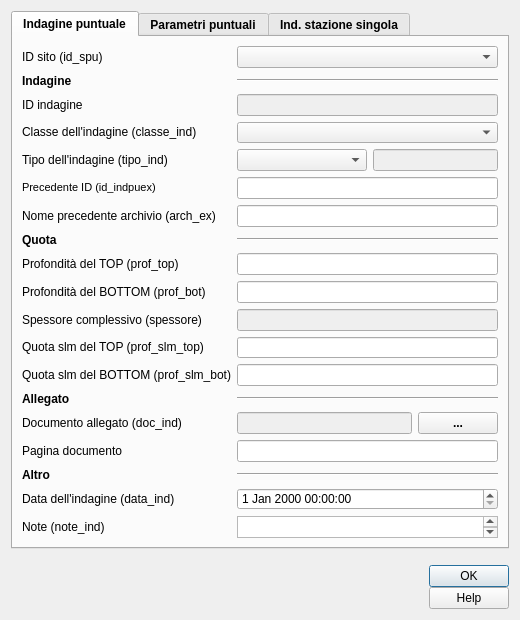
<?xml version="1.0" encoding="UTF-8"?>
<ui version="4.0">
 <class>indagini_puntuali</class>
 <widget class="QDialog" name="indagini_puntuali">
  <property name="geometry">
   <rect>
    <x>0</x>
    <y>0</y>
    <width>520</width>
    <height>620</height>
   </rect>
  </property>
  <property name="sizePolicy">
   <sizepolicy hsizetype="Fixed" vsizetype="Fixed">
    <horstretch>0</horstretch>
    <verstretch>0</verstretch>
   </sizepolicy>
  </property>
  <property name="minimumSize">
   <size>
    <width>520</width>
    <height>620</height>
   </size>
  </property>
  <property name="maximumSize">
   <size>
    <width>1500</width>
    <height>1500</height>
   </size>
  </property>
  <property name="windowTitle">
   <string>Indagini puntuali</string>
  </property>
  <property name="modal">
   <bool>true</bool>
  </property>
  <layout class="QGridLayout" name="gridLayout">
   <item row="0" column="0">
    <widget class="QTabWidget" name="tabWidget">
     <property name="sizePolicy">
      <sizepolicy hsizetype="Expanding" vsizetype="Expanding">
       <horstretch>0</horstretch>
       <verstretch>0</verstretch>
      </sizepolicy>
     </property>
     <property name="minimumSize">
      <size>
       <width>0</width>
       <height>0</height>
      </size>
     </property>
     <property name="maximumSize">
      <size>
       <width>1450</width>
       <height>1450</height>
      </size>
     </property>
     <property name="font">
      <font>
       <weight>75</weight>
       <bold>true</bold>
      </font>
     </property>
     <property name="currentIndex">
      <number>0</number>
     </property>
     <widget class="QWidget" name="tab">
      <attribute name="title">
       <string>Indagine puntuale</string>
      </attribute>
      <layout class="QGridLayout" name="gridLayout_3">
       <item row="16" column="1">
        <widget class="QLineEdit" name="prof_top">
         <property name="toolTip">
          <string/>
         </property>
        </widget>
       </item>
       <item row="13" column="0">
        <widget class="QLabel" name="label_13">
         <property name="sizePolicy">
          <sizepolicy hsizetype="Minimum" vsizetype="Preferred">
           <horstretch>0</horstretch>
           <verstretch>0</verstretch>
          </sizepolicy>
         </property>
         <property name="minimumSize">
          <size>
           <width>45</width>
           <height>0</height>
          </size>
         </property>
         <property name="font">
          <font>
           <weight>50</weight>
           <bold>false</bold>
          </font>
         </property>
         <property name="text">
          <string>&lt;html&gt;&lt;head/&gt;&lt;body&gt;&lt;p&gt;Nome precedente archivio (arch_ex)&lt;/p&gt;&lt;/body&gt;&lt;/html&gt;</string>
         </property>
        </widget>
       </item>
       <item row="22" column="0">
        <widget class="QLabel" name="label_16">
         <property name="sizePolicy">
          <sizepolicy hsizetype="Minimum" vsizetype="Preferred">
           <horstretch>0</horstretch>
           <verstretch>0</verstretch>
          </sizepolicy>
         </property>
         <property name="minimumSize">
          <size>
           <width>45</width>
           <height>0</height>
          </size>
         </property>
         <property name="font">
          <font>
           <weight>50</weight>
           <bold>false</bold>
          </font>
         </property>
         <property name="text">
          <string>&lt;html&gt;&lt;head/&gt;&lt;body&gt;&lt;p&gt;Quota slm del TOP (prof_slm_top)&lt;/p&gt;&lt;/body&gt;&lt;/html&gt;</string>
         </property>
        </widget>
       </item>
       <item row="20" column="0">
        <widget class="QLabel" name="label_2">
         <property name="font">
          <font>
           <weight>50</weight>
           <bold>false</bold>
          </font>
         </property>
         <property name="text">
          <string>&lt;html&gt;&lt;head/&gt;&lt;body&gt;&lt;p&gt;Spessore complessivo (spessore)&lt;/p&gt;&lt;/body&gt;&lt;/html&gt;</string>
         </property>
        </widget>
       </item>
       <item row="7" column="0">
        <widget class="QLabel" name="label_5">
         <property name="sizePolicy">
          <sizepolicy hsizetype="Minimum" vsizetype="Preferred">
           <horstretch>0</horstretch>
           <verstretch>0</verstretch>
          </sizepolicy>
         </property>
         <property name="minimumSize">
          <size>
           <width>45</width>
           <height>0</height>
          </size>
         </property>
         <property name="font">
          <font>
           <weight>50</weight>
           <bold>false</bold>
          </font>
         </property>
         <property name="text">
          <string>&lt;html&gt;&lt;head/&gt;&lt;body&gt;&lt;p&gt;Classe dell'indagine (classe_ind)&lt;/body&gt;&lt;/html&gt;</string>
         </property>
        </widget>
       </item>
       <item row="30" column="0">
        <widget class="QLabel" name="label_18">
         <property name="sizePolicy">
          <sizepolicy hsizetype="Minimum" vsizetype="Preferred">
           <horstretch>0</horstretch>
           <verstretch>0</verstretch>
          </sizepolicy>
         </property>
         <property name="minimumSize">
          <size>
           <width>45</width>
           <height>0</height>
          </size>
         </property>
         <property name="font">
          <font>
           <weight>50</weight>
           <bold>false</bold>
          </font>
         </property>
         <property name="text">
          <string>&lt;html&gt;&lt;head/&gt;&lt;body&gt;&lt;p&gt;Pagina documento&lt;/p&gt;&lt;/body&gt;&lt;/html&gt;</string>
         </property>
        </widget>
       </item>
       <item row="11" column="1">
        <widget class="QLineEdit" name="id_indpuex">
         <property name="toolTip">
          <string/>
         </property>
        </widget>
       </item>
       <item row="7" column="1">
        <widget class="QComboBox" name="classe_ind">
         <property name="sizePolicy">
          <sizepolicy hsizetype="Expanding" vsizetype="Fixed">
           <horstretch>0</horstretch>
           <verstretch>0</verstretch>
          </sizepolicy>
         </property>
         <property name="toolTip">
          <string/>
         </property>
        </widget>
       </item>
       <item row="9" column="1">
        <layout class="QHBoxLayout" name="horizontalLayout_2">
         <item>
          <widget class="QComboBox" name="tipo_ind_box">
           <property name="sizePolicy">
            <sizepolicy hsizetype="Expanding" vsizetype="Fixed">
             <horstretch>0</horstretch>
             <verstretch>0</verstretch>
            </sizepolicy>
           </property>
           <property name="toolTip">
            <string/>
           </property>
          </widget>
         </item>
         <item>
          <widget class="QLineEdit" name="tipo_ind">
           <property name="enabled">
            <bool>false</bool>
           </property>
           <property name="sizePolicy">
            <sizepolicy hsizetype="Minimum" vsizetype="Fixed">
             <horstretch>0</horstretch>
             <verstretch>0</verstretch>
            </sizepolicy>
           </property>
           <property name="minimumSize">
            <size>
             <width>50</width>
             <height>20</height>
            </size>
           </property>
           <property name="palette">
            <palette>
             <active>
              <colorrole role="Text">
               <brush brushstyle="SolidPattern">
                <color alpha="255">
                 <red>113</red>
                 <green>113</green>
                 <blue>113</blue>
                </color>
               </brush>
              </colorrole>
             </active>
             <inactive>
              <colorrole role="Text">
               <brush brushstyle="SolidPattern">
                <color alpha="255">
                 <red>113</red>
                 <green>113</green>
                 <blue>113</blue>
                </color>
               </brush>
              </colorrole>
             </inactive>
             <disabled>
              <colorrole role="Text">
               <brush brushstyle="SolidPattern">
                <color alpha="255">
                 <red>120</red>
                 <green>120</green>
                 <blue>120</blue>
                </color>
               </brush>
              </colorrole>
             </disabled>
            </palette>
           </property>
          </widget>
         </item>
        </layout>
       </item>
       <item row="9" column="0">
        <widget class="QLabel" name="label_9">
         <property name="sizePolicy">
          <sizepolicy hsizetype="Minimum" vsizetype="Preferred">
           <horstretch>0</horstretch>
           <verstretch>0</verstretch>
          </sizepolicy>
         </property>
         <property name="minimumSize">
          <size>
           <width>45</width>
           <height>0</height>
          </size>
         </property>
         <property name="font">
          <font>
           <weight>50</weight>
           <bold>false</bold>
          </font>
         </property>
         <property name="text">
          <string>&lt;html&gt;&lt;head/&gt;&lt;body&gt;Tipo dell'indagine (tipo_ind)&lt;/body&gt;&lt;/html&gt;</string>
         </property>
        </widget>
       </item>
       <item row="25" column="1">
        <spacer name="verticalSpacer_3">
         <property name="orientation">
          <enum>Qt::Vertical</enum>
         </property>
         <property name="sizeHint" stdset="0">
          <size>
           <width>20</width>
           <height>40</height>
          </size>
         </property>
        </spacer>
       </item>
       <item row="20" column="1">
        <widget class="QLineEdit" name="spessore">
         <property name="enabled">
          <bool>false</bool>
         </property>
         <property name="toolTip">
          <string/>
         </property>
        </widget>
       </item>
       <item row="23" column="1">
        <spacer name="verticalSpacer_4">
         <property name="orientation">
          <enum>Qt::Vertical</enum>
         </property>
         <property name="sizeHint" stdset="0">
          <size>
           <width>20</width>
           <height>40</height>
          </size>
         </property>
        </spacer>
       </item>
       <item row="28" column="0">
        <widget class="QLabel" name="label_19">
         <property name="sizePolicy">
          <sizepolicy hsizetype="Minimum" vsizetype="Preferred">
           <horstretch>0</horstretch>
           <verstretch>0</verstretch>
          </sizepolicy>
         </property>
         <property name="minimumSize">
          <size>
           <width>45</width>
           <height>0</height>
          </size>
         </property>
         <property name="font">
          <font>
           <weight>50</weight>
           <bold>false</bold>
          </font>
         </property>
         <property name="text">
          <string>&lt;html&gt;&lt;head/&gt;&lt;body&gt;&lt;p&gt;Documento allegato (doc_ind)&lt;/p&gt;&lt;/body&gt;&lt;/html&gt;</string>
         </property>
        </widget>
       </item>
       <item row="24" column="0">
        <widget class="QLabel" name="label_17">
         <property name="sizePolicy">
          <sizepolicy hsizetype="Minimum" vsizetype="Preferred">
           <horstretch>0</horstretch>
           <verstretch>0</verstretch>
          </sizepolicy>
         </property>
         <property name="minimumSize">
          <size>
           <width>45</width>
           <height>0</height>
          </size>
         </property>
         <property name="font">
          <font>
           <weight>50</weight>
           <bold>false</bold>
          </font>
         </property>
         <property name="text">
          <string>&lt;html&gt;&lt;head/&gt;&lt;body&gt;&lt;p&gt;Quota slm del BOTTOM (prof_slm_bot)&lt;/p&gt;&lt;/body&gt;&lt;/html&gt;</string>
         </property>
        </widget>
       </item>
       <item row="6" column="1">
        <spacer name="verticalSpacer_11">
         <property name="orientation">
          <enum>Qt::Vertical</enum>
         </property>
         <property name="sizeHint" stdset="0">
          <size>
           <width>20</width>
           <height>40</height>
          </size>
         </property>
        </spacer>
       </item>
       <item row="34" column="1">
        <widget class="QDateTimeEdit" name="data_ind">
         <property name="font">
          <font>
           <weight>50</weight>
           <bold>false</bold>
          </font>
         </property>
         <property name="toolTip">
          <string/>
         </property>
        </widget>
       </item>
       <item row="18" column="1">
        <widget class="QLineEdit" name="prof_bot">
         <property name="toolTip">
          <string/>
         </property>
        </widget>
       </item>
       <item row="34" column="0">
        <widget class="QLabel" name="label_6">
         <property name="font">
          <font>
           <weight>50</weight>
           <bold>false</bold>
          </font>
         </property>
         <property name="text">
          <string>&lt;html&gt;&lt;head/&gt;&lt;body&gt;&lt;p&gt;Data dell'indagine (data_ind)&lt;/p&gt;&lt;/body&gt;&lt;/html&gt;</string>
         </property>
        </widget>
       </item>
       <item row="19" column="1">
        <spacer name="verticalSpacer_5">
         <property name="orientation">
          <enum>Qt::Vertical</enum>
         </property>
         <property name="sizeHint" stdset="0">
          <size>
           <width>20</width>
           <height>40</height>
          </size>
         </property>
        </spacer>
       </item>
       <item row="30" column="1">
        <widget class="QLineEdit" name="doc_pag">
         <property name="toolTip">
          <string/>
         </property>
        </widget>
       </item>
       <item row="24" column="1">
        <widget class="QLineEdit" name="quota_slm_bot">
         <property name="toolTip">
          <string/>
         </property>
        </widget>
       </item>
       <item row="35" column="1">
        <spacer name="verticalSpacer">
         <property name="orientation">
          <enum>Qt::Vertical</enum>
         </property>
         <property name="sizeHint" stdset="0">
          <size>
           <width>20</width>
           <height>40</height>
          </size>
         </property>
        </spacer>
       </item>
       <item row="13" column="1">
        <widget class="QLineEdit" name="arch_ex">
         <property name="toolTip">
          <string/>
         </property>
        </widget>
       </item>
       <item row="8" column="1">
        <spacer name="verticalSpacer_10">
         <property name="orientation">
          <enum>Qt::Vertical</enum>
         </property>
         <property name="sizeHint" stdset="0">
          <size>
           <width>20</width>
           <height>40</height>
          </size>
         </property>
        </spacer>
       </item>
       <item row="36" column="1">
        <widget class="QTextEdit" name="note_ind">
         <property name="font">
          <font>
           <weight>50</weight>
           <bold>false</bold>
          </font>
         </property>
         <property name="toolTip">
          <string/>
         </property>
        </widget>
       </item>
       <item row="11" column="0">
        <widget class="QLabel" name="label_12">
         <property name="sizePolicy">
          <sizepolicy hsizetype="Minimum" vsizetype="Preferred">
           <horstretch>0</horstretch>
           <verstretch>0</verstretch>
          </sizepolicy>
         </property>
         <property name="minimumSize">
          <size>
           <width>45</width>
           <height>0</height>
          </size>
         </property>
         <property name="font">
          <font>
           <weight>50</weight>
           <bold>false</bold>
          </font>
         </property>
         <property name="text">
          <string>&lt;!DOCTYPE HTML PUBLIC &quot;-//W3C//DTD HTML 4.0//EN&quot; &quot;http://www.w3.org/TR/REC-html40/strict.dtd&quot;&gt;
&lt;html&gt;&lt;head&gt;&lt;meta name=&quot;qrichtext&quot; content=&quot;1&quot; /&gt;&lt;style type=&quot;text/css&quot;&gt;
p, li { white-space: pre-wrap; }
&lt;/style&gt;&lt;/head&gt;&lt;body style=&quot; font-family:'MS Shell Dlg 2'; font-size:8pt; font-weight:400; font-style:normal;&quot;&gt;
&lt;p style=&quot; margin-top:12px; margin-bottom:12px; margin-left:0px; margin-right:0px; -qt-block-indent:0; text-indent:0px;&quot;&gt;Precedente ID (id_indpuex)&lt;/p&gt;&lt;/body&gt;&lt;/html&gt;</string>
         </property>
        </widget>
       </item>
       <item row="17" column="1">
        <spacer name="verticalSpacer_6">
         <property name="orientation">
          <enum>Qt::Vertical</enum>
         </property>
         <property name="sizeHint" stdset="0">
          <size>
           <width>20</width>
           <height>40</height>
          </size>
         </property>
        </spacer>
       </item>
       <item row="28" column="1">
        <layout class="QGridLayout" name="gridLayout_5">
         <item row="0" column="0">
          <widget class="QLineEdit" name="doc_ind">
           <property name="enabled">
            <bool>false</bool>
           </property>
           <property name="palette">
            <palette>
             <active>
              <colorrole role="Text">
               <brush brushstyle="SolidPattern">
                <color alpha="255">
                 <red>113</red>
                 <green>113</green>
                 <blue>113</blue>
                </color>
               </brush>
              </colorrole>
             </active>
             <inactive>
              <colorrole role="Text">
               <brush brushstyle="SolidPattern">
                <color alpha="255">
                 <red>113</red>
                 <green>113</green>
                 <blue>113</blue>
                </color>
               </brush>
              </colorrole>
             </inactive>
             <disabled>
              <colorrole role="Text">
               <brush brushstyle="SolidPattern">
                <color alpha="255">
                 <red>120</red>
                 <green>120</green>
                 <blue>120</blue>
                </color>
               </brush>
              </colorrole>
             </disabled>
            </palette>
           </property>
           <property name="toolTip">
            <string/>
           </property>
          </widget>
         </item>
         <item row="0" column="1">
          <widget class="QPushButton" name="pushButton">
           <property name="cursor">
            <cursorShape>PointingHandCursor</cursorShape>
           </property>
           <property name="text">
            <string>...</string>
           </property>
          </widget>
         </item>
        </layout>
       </item>
       <item row="2" column="1">
        <spacer name="verticalSpacer_12">
         <property name="orientation">
          <enum>Qt::Vertical</enum>
         </property>
         <property name="sizeHint" stdset="0">
          <size>
           <width>20</width>
           <height>40</height>
          </size>
         </property>
        </spacer>
       </item>
       <item row="18" column="0">
        <widget class="QLabel" name="label_15">
         <property name="sizePolicy">
          <sizepolicy hsizetype="Minimum" vsizetype="Preferred">
           <horstretch>0</horstretch>
           <verstretch>0</verstretch>
          </sizepolicy>
         </property>
         <property name="minimumSize">
          <size>
           <width>45</width>
           <height>0</height>
          </size>
         </property>
         <property name="font">
          <font>
           <weight>50</weight>
           <bold>false</bold>
          </font>
         </property>
         <property name="text">
          <string>&lt;html&gt;&lt;head/&gt;&lt;body&gt;&lt;p&gt;Profondità del BOTTOM (prof_bot)&lt;/p&gt;&lt;/body&gt;&lt;/html&gt;</string>
         </property>
        </widget>
       </item>
       <item row="14" column="1">
        <spacer name="verticalSpacer_7">
         <property name="orientation">
          <enum>Qt::Vertical</enum>
         </property>
         <property name="sizeHint" stdset="0">
          <size>
           <width>20</width>
           <height>40</height>
          </size>
         </property>
        </spacer>
       </item>
       <item row="16" column="0">
        <widget class="QLabel" name="label_14">
         <property name="sizePolicy">
          <sizepolicy hsizetype="Minimum" vsizetype="Preferred">
           <horstretch>0</horstretch>
           <verstretch>0</verstretch>
          </sizepolicy>
         </property>
         <property name="minimumSize">
          <size>
           <width>45</width>
           <height>0</height>
          </size>
         </property>
         <property name="font">
          <font>
           <weight>50</weight>
           <bold>false</bold>
          </font>
         </property>
         <property name="text">
          <string>&lt;html&gt;&lt;head/&gt;&lt;body&gt;&lt;p&gt;Profondità del TOP (prof_top)&lt;/p&gt;&lt;/body&gt;&lt;/html&gt;</string>
         </property>
        </widget>
       </item>
       <item row="22" column="1">
        <widget class="QLineEdit" name="quota_slm_top">
         <property name="toolTip">
          <string/>
         </property>
        </widget>
       </item>
       <item row="12" column="1">
        <spacer name="verticalSpacer_8">
         <property name="orientation">
          <enum>Qt::Vertical</enum>
         </property>
         <property name="sizeHint" stdset="0">
          <size>
           <width>20</width>
           <height>40</height>
          </size>
         </property>
        </spacer>
       </item>
       <item row="33" column="1">
        <spacer name="verticalSpacer_2">
         <property name="orientation">
          <enum>Qt::Vertical</enum>
         </property>
         <property name="sizeHint" stdset="0">
          <size>
           <width>20</width>
           <height>40</height>
          </size>
         </property>
        </spacer>
       </item>
       <item row="36" column="0">
        <widget class="QLabel" name="label_7">
         <property name="font">
          <font>
           <weight>50</weight>
           <bold>false</bold>
          </font>
         </property>
         <property name="text">
          <string>&lt;html&gt;&lt;head/&gt;&lt;body&gt;&lt;p&gt;Note (note_ind)&lt;/p&gt;&lt;/body&gt;&lt;/html&gt;</string>
         </property>
        </widget>
       </item>
       <item row="29" column="1">
        <spacer name="verticalSpacer_14">
         <property name="orientation">
          <enum>Qt::Vertical</enum>
         </property>
         <property name="sizeHint" stdset="0">
          <size>
           <width>20</width>
           <height>40</height>
          </size>
         </property>
        </spacer>
       </item>
       <item row="10" column="1">
        <spacer name="verticalSpacer_9">
         <property name="orientation">
          <enum>Qt::Vertical</enum>
         </property>
         <property name="sizeHint" stdset="0">
          <size>
           <width>20</width>
           <height>40</height>
          </size>
         </property>
        </spacer>
       </item>
       <item row="21" column="1">
        <spacer name="verticalSpacer_13">
         <property name="orientation">
          <enum>Qt::Vertical</enum>
         </property>
         <property name="sizeHint" stdset="0">
          <size>
           <width>20</width>
           <height>40</height>
          </size>
         </property>
        </spacer>
       </item>
       <item row="3" column="0">
        <widget class="QLabel" name="label_3">
         <property name="text">
          <string>&lt;b&gt;Indagine&lt;/b&gt;</string>
         </property>
        </widget>
       </item>
       <item row="3" column="1">
        <widget class="Line" name="line">
         <property name="orientation">
          <enum>Qt::Horizontal</enum>
         </property>
        </widget>
       </item>
       <item row="27" column="1">
        <spacer name="verticalSpacer_16">
         <property name="orientation">
          <enum>Qt::Vertical</enum>
         </property>
         <property name="sizeHint" stdset="0">
          <size>
           <width>20</width>
           <height>40</height>
          </size>
         </property>
        </spacer>
       </item>
       <item row="4" column="1">
        <spacer name="verticalSpacer_15">
         <property name="orientation">
          <enum>Qt::Vertical</enum>
         </property>
         <property name="sizeHint" stdset="0">
          <size>
           <width>20</width>
           <height>40</height>
          </size>
         </property>
        </spacer>
       </item>
       <item row="26" column="0">
        <widget class="QLabel" name="label_4">
         <property name="text">
          <string>&lt;b&gt;Allegato&lt;/b&gt;</string>
         </property>
        </widget>
       </item>
       <item row="32" column="0">
        <widget class="QLabel" name="label_8">
         <property name="text">
          <string>&lt;b&gt;Altro&lt;/b&gt;</string>
         </property>
        </widget>
       </item>
       <item row="15" column="0">
        <widget class="QLabel" name="label_11">
         <property name="text">
          <string>&lt;b&gt;Quota&lt;/b&gt;</string>
         </property>
        </widget>
       </item>
       <item row="31" column="1">
        <spacer name="verticalSpacer_17">
         <property name="orientation">
          <enum>Qt::Vertical</enum>
         </property>
         <property name="sizeHint" stdset="0">
          <size>
           <width>20</width>
           <height>40</height>
          </size>
         </property>
        </spacer>
       </item>
       <item row="32" column="1">
        <widget class="Line" name="line_3">
         <property name="orientation">
          <enum>Qt::Horizontal</enum>
         </property>
        </widget>
       </item>
       <item row="26" column="1">
        <widget class="Line" name="line_2">
         <property name="orientation">
          <enum>Qt::Horizontal</enum>
         </property>
        </widget>
       </item>
       <item row="15" column="1">
        <widget class="Line" name="line_4">
         <property name="orientation">
          <enum>Qt::Horizontal</enum>
         </property>
        </widget>
       </item>
       <item row="0" column="1">
        <widget class="QComboBox" name="id_spu">
         <property name="toolTip">
          <string/>
         </property>
        </widget>
       </item>
       <item row="5" column="1">
        <widget class="QLineEdit" name="id_indpu">
         <property name="enabled">
          <bool>false</bool>
         </property>
         <property name="palette">
          <palette>
           <active>
            <colorrole role="Text">
             <brush brushstyle="SolidPattern">
              <color alpha="255">
               <red>113</red>
               <green>113</green>
               <blue>113</blue>
              </color>
             </brush>
            </colorrole>
           </active>
           <inactive>
            <colorrole role="Text">
             <brush brushstyle="SolidPattern">
              <color alpha="255">
               <red>113</red>
               <green>113</green>
               <blue>113</blue>
              </color>
             </brush>
            </colorrole>
           </inactive>
           <disabled>
            <colorrole role="Text">
             <brush brushstyle="SolidPattern">
              <color alpha="255">
               <red>120</red>
               <green>120</green>
               <blue>120</blue>
              </color>
             </brush>
            </colorrole>
           </disabled>
          </palette>
         </property>
         <property name="toolTip">
          <string/>
         </property>
        </widget>
       </item>
       <item row="0" column="0">
        <widget class="QLabel" name="label">
         <property name="font">
          <font>
           <weight>50</weight>
           <bold>false</bold>
          </font>
         </property>
         <property name="text">
          <string>&lt;html&gt;&lt;head/&gt;&lt;body&gt;&lt;p&gt;ID sito (id_spu)&lt;/p&gt;&lt;/body&gt;&lt;/html&gt;</string>
         </property>
        </widget>
       </item>
       <item row="5" column="0">
        <widget class="QLabel" name="label_21">
         <property name="font">
          <font>
           <weight>50</weight>
           <bold>false</bold>
          </font>
         </property>
         <property name="text">
          <string>ID indagine</string>
         </property>
        </widget>
       </item>
      </layout>
     </widget>
     <widget class="QWidget" name="tab_2">
      <attribute name="title">
       <string>Parametri puntuali</string>
      </attribute>
      <layout class="QGridLayout" name="gridLayout_4">
       <item row="0" column="0">
        <widget class="QgsRelationEditorWidget" name="fk_p_indagini_parametri">
         <property name="sizePolicy">
          <sizepolicy hsizetype="Minimum" vsizetype="Minimum">
           <horstretch>0</horstretch>
           <verstretch>0</verstretch>
          </sizepolicy>
         </property>
         <property name="font">
          <font>
           <family>Arial</family>
           <weight>75</weight>
           <bold>true</bold>
          </font>
         </property>
         <property name="toolTip">
          <string>Parametri correlati.</string>
         </property>
         <property name="styleSheet">
          <string notr="true">QgsCollapsibleGroupBoxBasic::title, QgsCollapsibleGroupBox::title {  subcontrol-origin: margin;  subcontrol-position: top left;  margin-left: 20px;  margin-right: 5px;  left: 0px;  top: 2px;}</string>
         </property>
         <property name="title">
          <string>Parametri correlati</string>
         </property>
         <property name="viewMode">
          <enum>QgsDualView::AttributeTable</enum>
         </property>
         <property name="qgisRelation" stdset="0">
          <string notr="true">fk_p_indagini_parametri</string>
         </property>
         <widget class="QLabel" name="label_20">
          <property name="geometry">
           <rect>
            <x>220</x>
            <y>30</y>
            <width>131</width>
            <height>16</height>
           </rect>
          </property>
          <property name="text">
           <string>&lt;B&gt;PARAMETRI PUNTUALI&lt;/B&gt;</string>
          </property>
         </widget>
        </widget>
       </item>
      </layout>
     </widget>
     <widget class="QWidget" name="tab_3">
      <attribute name="title">
       <string>Ind. stazione singola</string>
      </attribute>
      <layout class="QGridLayout" name="gridLayout_6">
       <item row="0" column="0">
        <widget class="QgsRelationEditorWidget" name="fk_p_indagini_hvsr">
         <property name="sizePolicy">
          <sizepolicy hsizetype="Minimum" vsizetype="Minimum">
           <horstretch>0</horstretch>
           <verstretch>0</verstretch>
          </sizepolicy>
         </property>
         <property name="minimumSize">
          <size>
           <width>0</width>
           <height>0</height>
          </size>
         </property>
         <property name="maximumSize">
          <size>
           <width>16777215</width>
           <height>16777215</height>
          </size>
         </property>
         <property name="font">
          <font>
           <family>Arial</family>
           <weight>75</weight>
           <bold>true</bold>
          </font>
         </property>
         <property name="toolTip">
          <string>Parametri correlati.</string>
         </property>
         <property name="styleSheet">
          <string notr="true">QgsCollapsibleGroupBoxBasic::title, QgsCollapsibleGroupBox::title {  subcontrol-origin: margin;  subcontrol-position: top left;  margin-left: 20px;  margin-right: 5px;  left: 0px;  top: 2px;}</string>
         </property>
         <property name="title">
          <string>Ind. stazione singola</string>
         </property>
         <property name="viewMode">
          <enum>QgsDualView::AttributeTable</enum>
         </property>
         <property name="qgisRelation" stdset="0">
          <string notr="true">fk_p_indagini_hvsr</string>
         </property>
         <widget class="QLabel" name="label_24">
          <property name="geometry">
           <rect>
            <x>220</x>
            <y>30</y>
            <width>131</width>
            <height>16</height>
           </rect>
          </property>
          <property name="text">
           <string>&lt;B&gt;IND. STAZ. SINGOLA&lt;/B&gt;</string>
          </property>
         </widget>
        </widget>
       </item>
      </layout>
     </widget>
    </widget>
   </item>
   <item row="1" column="0">
    <layout class="QGridLayout" name="gridLayout_2">
     <property name="sizeConstraint">
      <enum>QLayout::SetDefaultConstraint</enum>
     </property>
     <property name="topMargin">
      <number>10</number>
     </property>
     <property name="horizontalSpacing">
      <number>10</number>
     </property>
     <property name="verticalSpacing">
      <number>0</number>
     </property>
     <item row="0" column="1">
      <widget class="QLabel" name="label_22">
       <property name="sizePolicy">
        <sizepolicy hsizetype="Preferred" vsizetype="Fixed">
         <horstretch>0</horstretch>
         <verstretch>0</verstretch>
        </sizepolicy>
       </property>
       <property name="text">
        <string/>
       </property>
       <property name="pixmap">
        <pixmap>../loghi/logoigag.png</pixmap>
       </property>
      </widget>
     </item>
     <item row="0" column="0">
      <widget class="QLabel" name="label_10">
       <property name="sizePolicy">
        <sizepolicy hsizetype="Preferred" vsizetype="Fixed">
         <horstretch>0</horstretch>
         <verstretch>0</verstretch>
        </sizepolicy>
       </property>
       <property name="text">
        <string/>
       </property>
       <property name="pixmap">
        <pixmap>../loghi/logo-cnr.png</pixmap>
       </property>
      </widget>
     </item>
     <item row="0" column="3">
      <spacer name="horizontalSpacer">
       <property name="orientation">
        <enum>Qt::Horizontal</enum>
       </property>
       <property name="sizeHint" stdset="0">
        <size>
         <width>40</width>
         <height>20</height>
        </size>
       </property>
      </spacer>
     </item>
     <item row="0" column="4">
      <layout class="QVBoxLayout" name="verticalLayout">
       <item>
        <widget class="QDialogButtonBox" name="buttonBox">
         <property name="sizePolicy">
          <sizepolicy hsizetype="Fixed" vsizetype="Fixed">
           <horstretch>0</horstretch>
           <verstretch>0</verstretch>
          </sizepolicy>
         </property>
         <property name="minimumSize">
          <size>
           <width>0</width>
           <height>0</height>
          </size>
         </property>
         <property name="cursor">
          <cursorShape>PointingHandCursor</cursorShape>
         </property>
         <property name="orientation">
          <enum>Qt::Vertical</enum>
         </property>
         <property name="standardButtons">
          <set>QDialogButtonBox::Ok</set>
         </property>
         <property name="centerButtons">
          <bool>true</bool>
         </property>
        </widget>
       </item>
       <item>
        <widget class="QPushButton" name="help_button">
         <property name="cursor">
          <cursorShape>PointingHandCursor</cursorShape>
         </property>
         <property name="text">
          <string>Help</string>
         </property>
        </widget>
       </item>
      </layout>
     </item>
     <item row="0" column="2">
      <widget class="QLabel" name="label_23">
       <property name="sizePolicy">
        <sizepolicy hsizetype="Preferred" vsizetype="Fixed">
         <horstretch>0</horstretch>
         <verstretch>0</verstretch>
        </sizepolicy>
       </property>
       <property name="text">
        <string/>
       </property>
       <property name="pixmap">
        <pixmap>../loghi/logo-labgis.png</pixmap>
       </property>
      </widget>
     </item>
    </layout>
   </item>
  </layout>
 </widget>
 <customwidgets>
  <customwidget>
   <class>QgsCollapsibleGroupBox</class>
   <extends>QGroupBox</extends>
   <header>qgscollapsiblegroupbox.h</header>
   <container>1</container>
  </customwidget>
  <customwidget>
   <class>QgsRelationEditorWidget</class>
   <extends>QgsCollapsibleGroupBox</extends>
   <header>qgsrelationeditorwidget.h</header>
   <container>1</container>
  </customwidget>
 </customwidgets>
 <resources/>
 <connections/>
</ui>
